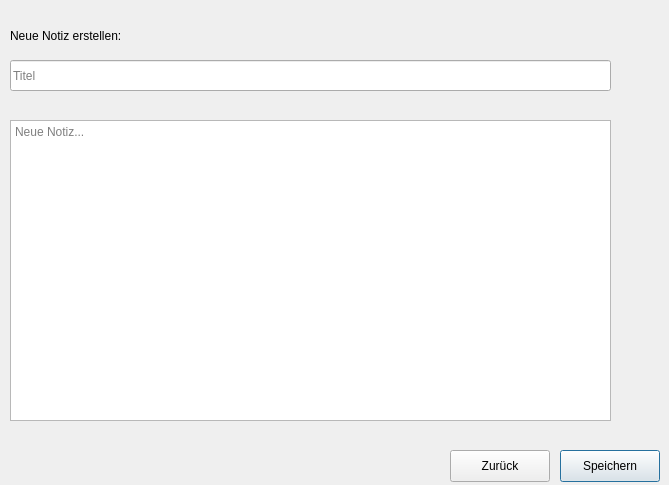
<?xml version="1.0" encoding="UTF-8"?>
<ui version="4.0">
 <class>NewNote</class>
 <widget class="QDialog" name="NewNote">
  <property name="geometry">
   <rect>
    <x>0</x>
    <y>0</y>
    <width>669</width>
    <height>485</height>
   </rect>
  </property>
  <property name="windowTitle">
   <string>Neue Notiz</string>
  </property>
  <widget class="QLabel" name="label">
   <property name="geometry">
    <rect>
     <x>10</x>
     <y>20</y>
     <width>221</width>
     <height>31</height>
    </rect>
   </property>
   <property name="text">
    <string>Neue Notiz erstellen:</string>
   </property>
  </widget>
  <widget class="QTextEdit" name="textEdit_content">
   <property name="geometry">
    <rect>
     <x>10</x>
     <y>120</y>
     <width>601</width>
     <height>301</height>
    </rect>
   </property>
   <property name="placeholderText">
    <string>Neue Notiz...</string>
   </property>
  </widget>
  <widget class="QLineEdit" name="lineEdit_title">
   <property name="geometry">
    <rect>
     <x>10</x>
     <y>60</y>
     <width>601</width>
     <height>31</height>
    </rect>
   </property>
   <property name="placeholderText">
    <string>Titel</string>
   </property>
  </widget>
  <widget class="QPushButton" name="pushButton_save">
   <property name="geometry">
    <rect>
     <x>560</x>
     <y>450</y>
     <width>100</width>
     <height>32</height>
    </rect>
   </property>
   <property name="text">
    <string>Speichern</string>
   </property>
  </widget>
  <widget class="QPushButton" name="pushButton_back">
   <property name="geometry">
    <rect>
     <x>450</x>
     <y>450</y>
     <width>100</width>
     <height>32</height>
    </rect>
   </property>
   <property name="text">
    <string>Zurück</string>
   </property>
  </widget>
 </widget>
 <resources/>
 <connections>
  <connection>
   <sender>pushButton_save</sender>
   <signal>clicked()</signal>
   <receiver>NewNote</receiver>
   <slot>accept()</slot>
   <hints>
    <hint type="sourcelabel">
     <x>609</x>
     <y>465</y>
    </hint>
    <hint type="destinationlabel">
     <x>334</x>
     <y>242</y>
    </hint>
   </hints>
  </connection>
  <connection>
   <sender>pushButton_back</sender>
   <signal>clicked()</signal>
   <receiver>NewNote</receiver>
   <slot>reject()</slot>
   <hints>
    <hint type="sourcelabel">
     <x>499</x>
     <y>465</y>
    </hint>
    <hint type="destinationlabel">
     <x>334</x>
     <y>242</y>
    </hint>
   </hints>
  </connection>
 </connections>
</ui>
